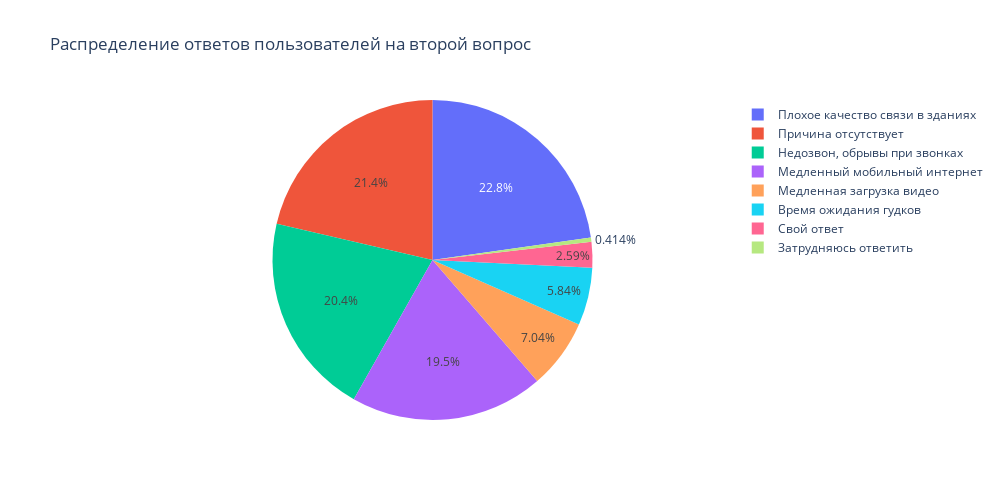

The notebook cell saved with this chart:
### Code cell
# Визуализируем распределение ответов на второй вопрос

pie_Q2 = px.pie(group_Q2, names = 'answer', values = 'user_id',
                title = 'Распределение ответов пользователей на второй вопрос', width = 1000, height = 500)
pie_Q2.show()
pie_Q2.write_image("pie_Q2.png")

### Figure 1 — Plotly figure (JSON) as saved in the notebook; plotly's stock layout.template omitted (floating-point values rounded to 4 significant figures)
{"data": [{"domain": {"x": [0, 1], "y": [0, 1]}, "hovertemplate": "answer=%{label}<br>user_id=%{value}<extra></extra>", "labels": ["Причина отсутствует", "Недозвон, обрывы при звонках", "Время ожидания гудков", "Плохое качество связи в зданиях", "Медленный мобильный интернет", "Медленная загрузка видео", "Затрудняюсь ответить", "Свой ответ"], "legendgroup": "", "name": "", "showlegend": true, "type": "pie", "values": [619, 592, 169, 659, 566, 204, 12, 75]}], "layout": {"height": 500, "legend": {"tracegroupgap": 0}, "title": {"text": "Распределение ответов пользователей на второй вопрос"}, "width": 1000}}
